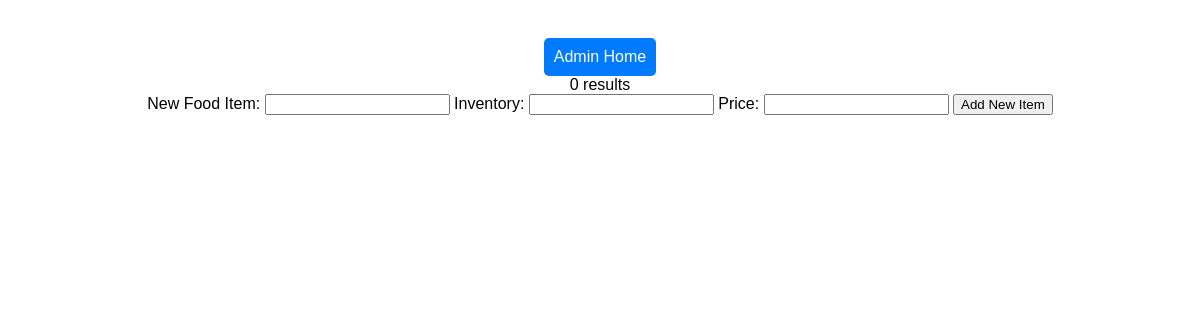
Before: /modifyInventory.php (signed in) with the older database file.
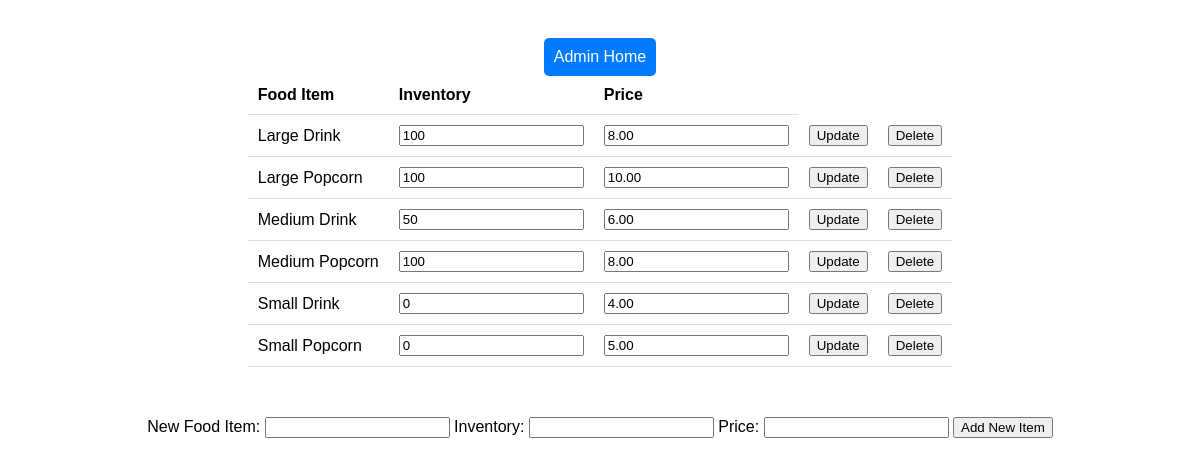
After: the same page with the newer database file.
### tables this page shows
CREATE TABLE `foodprices` (
  `foodItem` varchar(30) NOT NULL,
  `foodPrice` decimal(5,2) NOT NULL,
  `inventory` int(16) NOT NULL,
  `barcode` int(32) NOT NULL
);

### modifyInventory.php (the view, shortened to what this page needs)
<?php
$DATABASE_HOST = 'localhost';
$DATABASE_USER = 'root';
$DATABASE_PASS = '';
$DATABASE_NAME = 'indiana';
$link = mysqli_connect($DATABASE_HOST, $DATABASE_USER, $DATABASE_PASS, $DATABASE_NAME);
$sql = "SELECT * FROM foodprices";
$result = mysqli_query($link, $sql);
echo "
<!DOCTYPE html>
<html>
<head>
    <style>
        body {
            display: flex;
            flex-direction: column;
            align-items: center;
            justify-content: center;
            padding: 20px;
            font-family: Arial, sans-serif;
        }
        table {
            margin-bottom: 50px;
            border-collapse: collapse;
        }
        th, td {
            padding: 10px;
            text-align: left;
            border-bottom: 1px solid #ddd;
        }
        form {
            margin-bottom: 20px;
        }
        .admin-home-button {
            width: 100%;
            padding: 10px;
            border-radius: 5px;
            border: none;
            color: #fff;
            background-color: #007BFF;
            cursor: pointer;
            text-decoration: none;
            text-align: center;
            display: inline-block;
            margin-top: 10px;
        }
        .admin-home-button:hover {
            background-color: #0056b3;
        }
        .button-container {
            display: flex;
            justify-content: center;
        }
    </style>
</head>
<body>
<div class='button-container'>
        <a href='admin.php' class='admin-home-button'>Admin Home</a>
    </div>
";
if (mysqli_num_rows($result) > 0) {
    echo "<table>";
    echo "<tr><th>Food Item</th><th>Inventory</th><th>Price</th></tr>";
    while ($row = mysqli_fetch_assoc($result)) {
        echo "<tr>";
        echo "<td>" . $row["foodItem"] . "</td>";
        echo "
            <form method='post' action=''>
                <input type='hidden' name='foodItem' value='" . $row["foodItem"] . "' />
                <td>
                <input type='number' name='change' value='" . $row["inventory"] . "' />
                </td><td>
                <input type='number' step='0.01' name='price' value='" . $row["foodPrice"] . "' />
                </td><td>
                <input type='submit' value='Update' />
                </td>
            </form>
        ";
        echo "
            <form method='post' action=''>
            <td>
                <input type='hidden' name='deleteFoodItem' value='" . $row["foodItem"] . "' />
                <input type='submit' value='Delete' />
                </td>
            </form>
        ";
        echo "</tr>";
    }
    echo "</table>";
} else {
    echo "0 results";
}
echo "
<form method='post' action=''>
    <label for='newFoodItem'>New Food Item:</label>
    <input type='text' id='newFoodItem' name='newFoodItem' required>
    <label for='newInventory'>Inventory:</label>
    <input type='number' id='newInventory' name='newInventory' required>
    <label for='newPrice'>Price:</label>
    <input type='number' step='0.01' id='newPrice' name='newPrice' required>
    <input type='submit' value='Add New Item'>
</form>
";
echo "
</body>
</html>
";

### modifyInventory.php (style rules this page uses)
body { display: flex; flex-direction: column; align-items: center; justify-content: center; padding: 20px; font-family: Arial, sans-serif; }
table { margin-bottom: 50px; border-collapse: collapse; }
th, td { padding: 10px; text-align: left; border-bottom: 1px solid #ddd; }
form { margin-bottom: 20px; }
.admin-home-button { width: 100%; padding: 10px; border-radius: 5px; border: none; color: #fff; background-color: #007BFF; cursor: pointer; text-decoration: none; text-align: center; display: inline-block; margin-top: 10px; }
.button-container { display: flex; justify-content: center; }

Changed rows visible on the page:
added foodprices: foodItem "Large Drink", change "100", price "8.00"
added foodprices: foodItem "Large Popcorn", change "100", price "10.00"
added foodprices: foodItem "Medium Drink", change "50", price "6.00"
added foodprices: foodItem "Medium Popcorn", change "100", price "8.00"
added foodprices: foodItem "Small Drink", change "0", price "4.00"
added foodprices: foodItem "Small Popcorn", change "0", price "5.00"
Other visible differences:
text no longer shown: "0 results"
text now shown: "Food Item Inventory Price"
